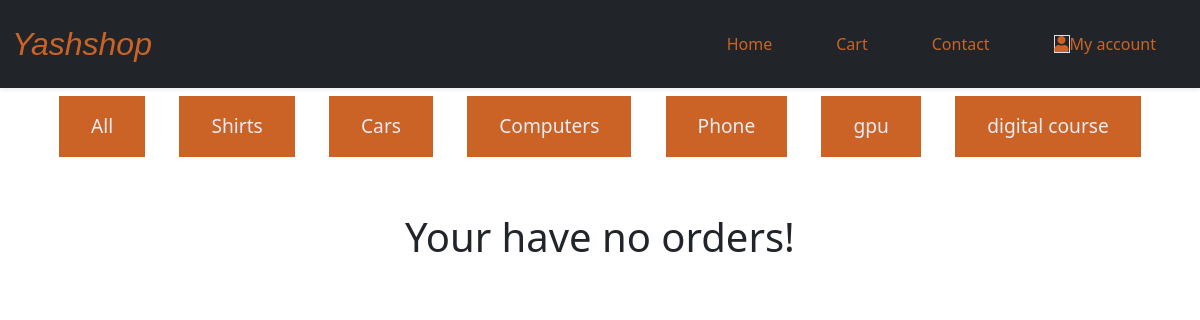
/order/create/ (signed in), run on the app's committed database.
### products/models.py (models this page shows, shortened)
class Category(models.Model):
    name = models.CharField(max_length=50)
    slug = models.SlugField(max_length=200,
    unique=True)
    def get_absolute_url(self):
        return reverse('product_list_by_category',
        args=[self.slug])

### orders/views.py (the view)
# urls.py: path('create/', views.order_create, name='order_create'),
@login_required(login_url='/accounts/login/')
def order_create(request):
    cart = Cart(request)
    categories = Category.objects.all()
    total=0
    ids=[]
    for item in cart:
        total= int(item['total_price'] )
        ids.append(int(item['ids']))
    total = int(cart.get_total_price() )
    products=Product.objects.filter(id__in= ids)
    if request.method == 'POST':
        form = OrderCreateForm(request.POST)
        if form.is_valid():
            cd = form.cleaned_data
            for item in cart:
                order = form.save(commit=False)
                order.save()
                for prod in products:
                    order.products.add(prod.id)
                if request.user:
                    order.user = request.user
                order.total = total
                ''' Begin reCAPTCHA validation '''
                recaptcha_response = request.POST.get('g-recaptcha-response')
                data = {
                    'secret': settings.RECAPTCHA_PRIVATE_KEY,
                    'response': recaptcha_response
                }
                r = requests.post('https://www.google.com/recaptcha/api/siteverify', data=data)
                result = r.json()
                ''' End reCAPTCHA validation '''
                if result['success']:
                    order.save()
                    messages.success(request, 'you created an Order !')
                    return redirect('my_order')
                else:
                    messages.error(request, 'Invalid reCAPTCHA. Please try again.')
                    return redirect('order_create')
    else:
        form = OrderCreateForm()
    return render(request,
                'create.html',
                {'cart': cart, 'form': form,   'total':total,'categories': categories})

### products/cart.py (called while the page is built)
    def __iter__(self):
        product_ids = self.cart.keys()
        products = Product.objects.filter(id__in=product_ids)
        cart = self.cart.copy()
        for product in products:
            cart[str(product.id)]['product'] = product
        for item in cart.values():
            item['price'] = Decimal(item['price'])
            item['ids'] = item['ids']
            item['total_price'] = item['price'] * item['quantity']
            yield item

    def __len__(self):
        return sum(item['quantity'] for item in self.cart.values())

    def get_sub_total(self):
        return sum(Decimal(item['price']) * item['quantity'] for item in
        self.cart.values())

    def get_tax(self):
        return (int(self.get_sub_total())*8.25)/100

    def get_total_price(self):
        return  int(self.get_sub_total())+int(self.get_tax())

### orders/templates/create.html
{% extends 'base.html' %}
{% load static %}
{% block content %}
{% if cart %}
<script>
window.onload = function() {
  var recaptcha = document.forms["myForm"]["g-recaptcha-response"];
  recaptcha.required = true;
  recaptcha.oninvalid = function(e) {
    // do something
    alert("Please complete the captcha");
  }
}
</script>
<section class="section-content upmargin">
	<div class="container">
		<div class="">
		<div class="text-center bg-danger text-white">
		</div>
			<div class="text-center">
				<h3 class="text-black">CHECKOUT</h3>
				<h3>Invoice
				</h3>
			</div>
			{% for item in cart %}
			<table class="table table-bordered table-sm table-border-primary border-primary">
				<tbody>
					<tr>
						<td>{{ item.quantity }}</td>
						<td>{{ item.product.name }}</td>
						<td>{{ item.total_price}}$</td>
					</tr>
				</tbody>
			</table>
			{% endfor %}
			<div class="border border-primary col-md-4 offset-md-8 mt-2 col-sm-8">
				<h4 class="total_price">Sub-Total: <span class="float-right">{{ cart.get_sub_total }} $</span>
					<hr>
					<h4 class="total_price">Tax(8.25%): <span class="float-right">
							{{ cart.get_tax}} $</span>
						<hr>
						<h4 class="total_price">Total: <span class="float-right">
								{{ cart.get_total_price}} $</span>
						</h4>
						<br>
			</div>
		</div>
		<div class="">
			<form action=" " method="post" class="order-form" name="myForm" id="myForm">
		<h4>Delivery Information
				</h4>
				<div class="row ">
					<div class="col-12 col-md-7 checkout-form">
						<div class="col-12  checkout-form">
							<div class="row mb-4">
								<div class="col">
									<div class="form-outline btn-outline-primary">
										<input type="text" name="name" maxlength="50" required="" id="id_first_name"
											class="form-control" />
										<label class="form-label" for="form6Example1">Name</label>
									</div>
								</div>
							</div>
							<div class="form-outline btn-outline-primary mb-4">
								<input type="number" id="form6Example6" class="form-control" />
								<label class="form-label" for="form6Example6">Phone Number</label>
							</div>
							<div class="form-outline btn-outline-primary mb-4">
								<input type="text" name="address" maxlength="250" required="" id="id_address"
									autocompleted="" class="form-control" />
								<label class="form-label" for="form6Example4">Delivery Address</label>
							</div>
							<div class="form-outline btn-outline-primary mb-4">
								<input type="text" name="zip_code" maxlength="20" required="" id="id_postal_code"
									class="form-control" />
								<label class="form-label" for="form6Example3">Zip code:</label>
							</div>
							<div class="form-outline btn-outline-primary mb-4">
								<input type="email" name="email" maxlength="254" required="" id="id_email"
									class="form-control" />
								<label class="form-label" for="form6Example5">Email</label>
							</div>
							<div class="form-outline btn-outline-primary mb-4">
								<textarea class="form-control" id="form6Example7" rows="4" name="instructions"
									required></textarea>
								<label class="form-label" for="form6Example7">Drop Off Special Instructions
								</label>
							</div>
							<div class=" d-flex justify-content-between">
							<div class="g-recaptcha" data-sitekey="6LcOiygdAAAAACbF3nkE3_JavWWOlSWXIajAUqXI">
							</div>
							<button type="submit" class="btn btn-primary btn-block mb-4">Next</button>
						</div>
						{% csrf_token %}
					</div>
				</div>
			</form>
		</div>
	</div>
</section>
{% else %}
<div class="text-center container mt-4 ">
	<div class="shopping-cart-wrap">
		<h1 class="p-4">Your have no orders!</h1>
	</div>
</div>
{% endif %}
{% endblock %}

### products/templates/base.html (shortened to what this page needs)
{% load static %}
<!DOCTYPE html>
<html lang="en">
	<head>
		<link href="https://cdnjs.cloudflare.com/ajax/libs/font-awesome/5.15.1/css/all.min.css" rel="stylesheet" />
		<link href="https://cdn.jsdelivr.net/npm/bootstrap@5.1.2/dist/css/bootstrap.min.css" rel="stylesheet"
>
		<link rel="stylesheet" href="{% static 'css/style.css' %}" type="text/css" />
	</head>
	<body>
		<section class=" shadow-sm">
			<nav class="container-fluid  navbar navbar-expand-lg   navbar-dark bg-dark">
				<div class="">
					<a class="navbrand" href="#">Yashshop</a>
				</div>
				<div class="navbar navbar-collapse justify-content-end " id="navbarNavAltMarkup">
					<div class="navbar-nav float-right">
						<a class="navs active" href="{% url 'product_list' %}">Home </a>
						<a class="navs" href="{% url 'cart_detail'%}">Cart</a>
						<a class="navs" href="#">Contact</a>
						{% if user.is_authenticated %}
						<div class="">
							<a href="#" class=" my-account-icon" id="dropdownMenuLink" data-toggle="dropdown"
								aria-haspopup="true" aria-expanded="false">
								<div class="d-flex">
									<div class="navs"><i class="icon-sm round border fa fa-user"></i>My account</div>
								</div>
							</a>
						</div>
						{% endif %}
					</div>
				</div>
			</nav>
		</section>
		<div class="navbar navbar-expand-lg navbar-dark">
			<div class="collapse navbar-collapse" id="navbarSupportedContent">
				<div class="container ">
					<ul class="navbar-nav mr-auto d-flex justify-content-around">
						<li class=" seleitem nav-item">
							<a class="" href="{% url 'product_list' %}">All</a>
						</li>
						{% for c in categories %}
						<li class="seleitem nav-item" class="nav-item">
							<a class="" href="{{ c.get_absolute_url }}">{{ c.name }}</a>
						</li>
						{% endfor %}
					</ul>
				</div>
			</div>
		</div>
		<div class="content">
			{% block content %}
			{% endblock %}
		</div>
	</body>
</html>

### static/css/style.css (style rules this page uses)
:root { --bg:#cc6326; --bgblack:#292e33; --bg-accent:#0e71aa; --text-color:#e8ebf3; --nav-size:60px; --border:1px solid ##474a4d; --border-radius:8px; --speed:500ms; }
.seleitem { padding:1rem 2rem; background-color: var(--bg); color: var(--text-color); transition: 0.3s; }
.seleitem a { text-decoration: none; color: var(--text-color); font-size: larger; }
a { text-decoration: none; }
.navbrand { color: var(--bg); font-size: 2rem; font-style: italic; font-family:'Franklin Gothic Medium', 'Arial Narrow', Arial, sans-serif; }
.navs { text-decoration: none; padding:1rem 2rem; color: var(--bg); }

### data on the page
Category: name "Shirts"
Category: name "Cars"
Category: name "Computers"
Category: name "Phone"
Category: name "gpu"
Category: name "digital course"
